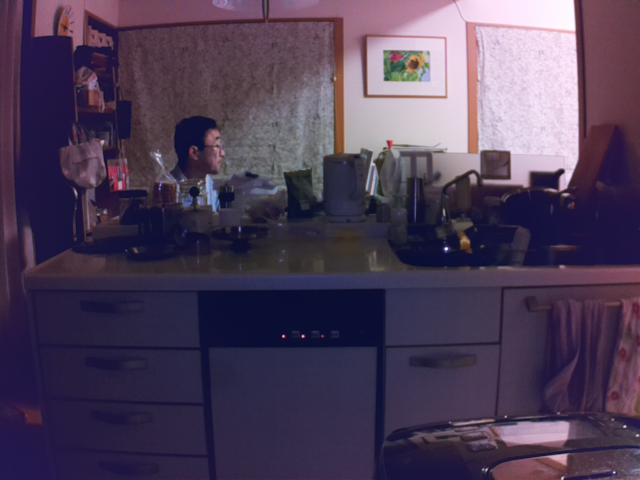
#> input picture opencv/genuin/IR/dark_close_2h.png, 1280 x 960 px (shown at 1/2 size)
$ python test6.py dark_close_2h.png
#> lines starting #> are read from the running program, lines starting #| are printed output that depends on the picture
#!usr/bin/env python
# -*- coding: utf-8 -*-

import cv2
import numpy as np
import sys
import pprint

from picamera2 import Picamera2

def checkWasher(image, template, max_zoom ):

	img = cv2.cvtColor( image, cv2.COLOR_RGB2GRAY )
	tpl = cv2.cvtColor( cv2.imread(template), cv2.COLOR_RGB2GRAY )

	if max_zoom==00:
		result = cv2.matchTemplate(img, tpl, cv2.TM_CCOEFF_NORMED)
		_, corr, _, _ = cv2.minMaxLoc(result)

		return corr, 100

	else:

		corr = 0
		zoom = 100

		for i in range(100, max_zoom+1 , 1):

			# テンプレートの拡大
			tpl2 = cv2.resize(tpl, None, fx=i/100, fy=i/100,interpolation=cv2.INTER_CUBIC)

			result = cv2.matchTemplate(img, tpl2, cv2.TM_CCOEFF_NORMED)
			_, v, _, _ = cv2.minMaxLoc(result)

			if v>corr:
				corr = v
				zoom = i

		return corr, zoom

#---

if( len(sys.argv)!=2 ):
	picam2  = Picamera2()
	picam2.configure(picam2.create_preview_configuration(main={"format": 'XRGB8888', "size": (1280, 960)    }))
	picam2.start()

	img = picam2.capture_array()
	chs = 1 if len(img.shape)==2 else img.shape[2]
	if chs==1:
		img = cv2.cvtColor(img, cv2.COLOR_GRAY2BGR)
	if chs==4:
		img = cv2.cvtColor(img, cv2.COLOR_BGRA2BGR)

	#cv2.imshow("IN:", img)
	#while True:
	#	key = cv2.waitKey(1)
	#	# Escキーを入力されたら画面を閉じる
	#	if key == 27: break


else:
	img = cv2.imread( sys.argv[1] )
#> img is the input picture: shape (960, 1280, 3); mean B, G, R 87.3, 62.9, 77.7

#タイマーセットしていないチェック

#img = img[700:959, 0:1279]

results=[]

#corr, zoom = checkWasher( img, "dark_off_template.png", 100)
#results.append( {"STATUS":"CLOSE & OFF", "ZOOM":zoom, "CORR":corr} )
corr, zoom = checkWasher( img, "dark_off_template.png", 130)
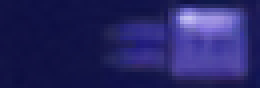
#> input picture opencv/genuin/IR/dark_off_template.png, 65 x 22 px (shown 4 times larger)
#> the loop in checkWasher, `for i in range(100, max_zoom+1 , 1):` made 31 passes
#> (v, corr) on passes 1, 2, 3, 12: (0.796, 0.796), (0.8, 0.8), (0.804, 0.804), (0.806, 0.806)
#> v on passes 4 to 9: 0.79, 0.793, 0.797, 0.804, 0.788, 0.793
#> after the loop in checkWasher, `for i in range(100, max_zoom+1 , 1):`:
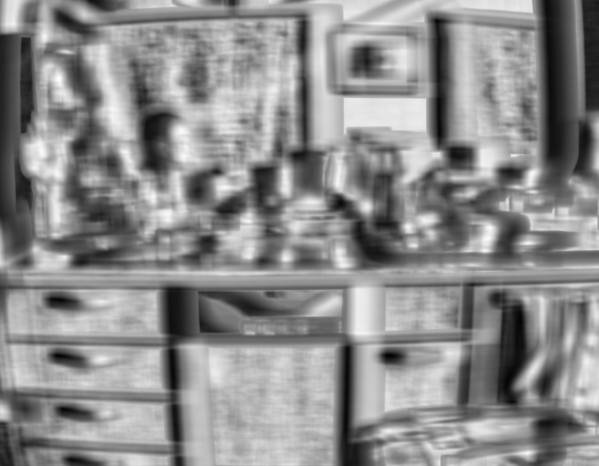
#> result: shape (932, 1197) float32 (shown at 1/2 size); min -0.778, max 0.784, mean 0.0814; drawn with min black and max white
#> after the loop in checkWasher, `for i in range(100, max_zoom+1 , 1):`: corr = 0.806; zoom = 111
#> corr = 0.806; zoom = 111
results.append( {"STATUS":"OPEN  & OFF", "ZOOM":zoom, "CORR":corr} )

#corr, zoom = checkWasher( img, "dark_2h_template.png", 100)
#results.append( {"STATUS":"CLOSE & 2H ", "ZOOM":zoom, "CORR":corr} )
corr, zoom = checkWasher( img, "dark_2h_template.png", 130)
#> call 2 of checkWasher, with template = 'dark_2h_template.png', max_zoom = 130
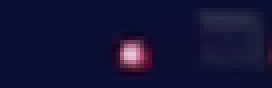
#> input picture opencv/genuin/IR/dark_2h_template.png, 68 x 22 px (shown 4 times larger)
#> the loop in checkWasher (call 2), `for i in range(100, max_zoom+1 , 1):` made 31 passes
#> (v, corr) on pass 1: (1, 1)
#> v on passes 2 to 7: 0.984, 0.978, 0.98, 0.945, 0.965, 0.964
#> after the loop in checkWasher (call 2), `for i in range(100, max_zoom+1 , 1):`:
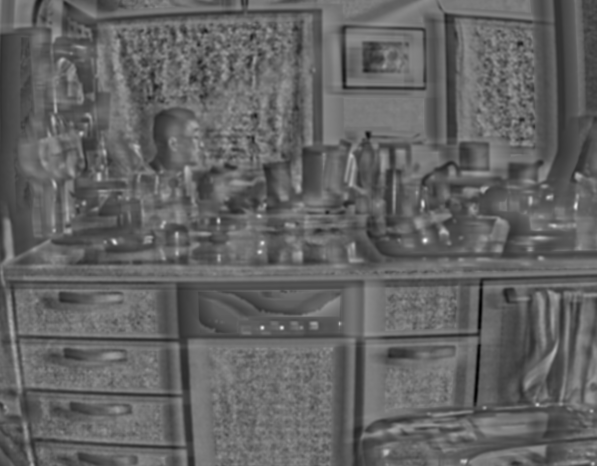
#> result: shape (932, 1193) float32 (shown at 1/2 size); min -0.462, max 0.768, mean 0.0163; drawn with min black and max white
#> after the loop in checkWasher (call 2), `for i in range(100, max_zoom+1 , 1):`: corr = 1; zoom = 100
#> corr = 1; zoom = 100
results.append( {"STATUS":"OPEN  & 2H ", "ZOOM":zoom, "CORR":corr} )

#corr, zoom = checkWasher( img, "dark_4h_template.png", 100)
#results.append( {"STATUS":"CLOSE & 4H ", "ZOOM":zoom, "CORR":corr} )
corr, zoom = checkWasher( img, "dark_4h_template.png", 130)
#> call 3 of checkWasher, with template = 'dark_4h_template.png', max_zoom = 130
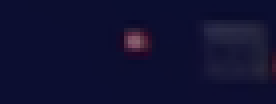
#> input picture opencv/genuin/IR/dark_4h_template.png, 69 x 26 px (shown 4 times larger)
#> the loop in checkWasher (call 3), `for i in range(100, max_zoom+1 , 1):` made 31 passes
#> (v, corr) on passes 1, 2, 4: (0.725, 0.725), (0.726, 0.726), (0.738, 0.738)
#> v on passes 3, 5, 6, 7, 8, 9: 0.725, 0.714, 0.724, 0.719, 0.716, 0.713
#> pass 1, in checkWasher (call 3), `result = cv2.matchTemplate(img, tpl2, cv2.TM_CCOEFF_NORMED)`:
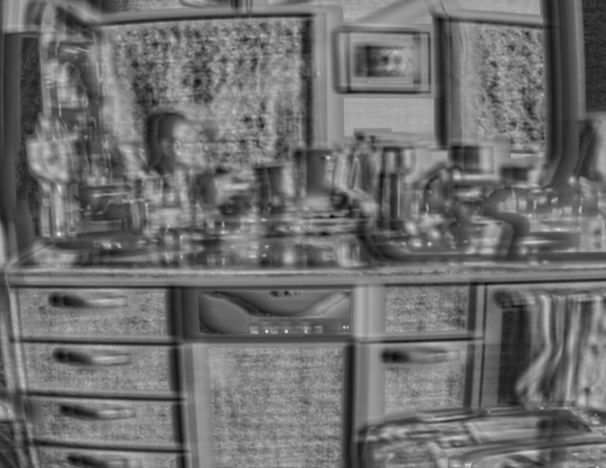
#> result: shape (935, 1212) float32 (shown at 1/2 size); min -0.488, max 0.725, mean 0.0363; drawn with min black and max white
#> after the loop in checkWasher (call 3), `for i in range(100, max_zoom+1 , 1):`:
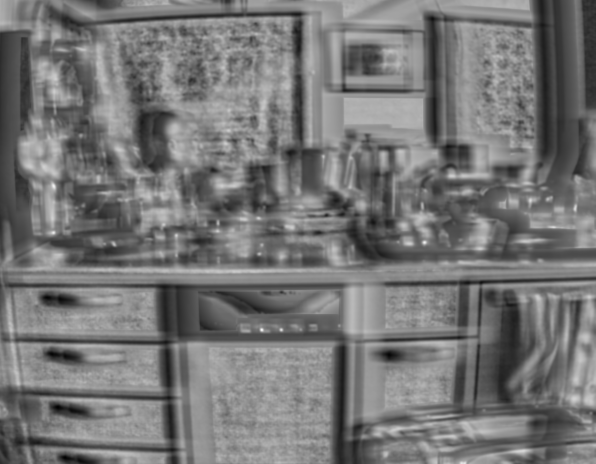
#> result: shape (927, 1191) float32 (shown at 1/2 size); min -0.498, max 0.661, mean 0.0389; drawn with min black and max white
#> after the loop in checkWasher (call 3), `for i in range(100, max_zoom+1 , 1):`: corr = 0.738; zoom = 103
#> corr = 0.738; zoom = 103
results.append( {"STATUS":"OPEN  & 4H ", "ZOOM":zoom, "CORR":corr} )


results = sorted(results, key=lambda x:x["CORR"], reverse=True)
#> results = 3 items
#print("RESULTs")
#pprint.pprint( results )


for x in results:
	status = x["STATUS"]
	corr = x["CORR"]
	zoom = x["ZOOM"]

	print( f"{status} / {corr:.3f} / {zoom}")
#> this loop made 3 passes
#> (x, status, corr, zoom) on passes 1 to 3: ({'STATUS': 'OPEN  & 2H ', 'ZOOM': 100, 'CORR': 1}, 'OPEN  & 2H ', 1, 100), ({'STATUS': 'OPEN  & OFF', 'ZOOM': 111, 'CORR': 0.806}, 'OPEN  & OFF', 0.806, 111), ({'STATUS': 'OPEN  & 4H ', 'ZOOM': 103, 'CORR': 0.738}, 'OPEN  & 4H ', 0.738, 103)
#| OPEN  & 2H  / 1.000 / 100
#| OPEN  & OFF / 0.806 / 111
#| OPEN  & 4H  / 0.738 / 103

#	print( f"STATUS:{x["STATUS"]}")


if "picam2" in locals():
	picam2.stop()


#print( f"CLOSE-OFF:{corr:.3f}")
